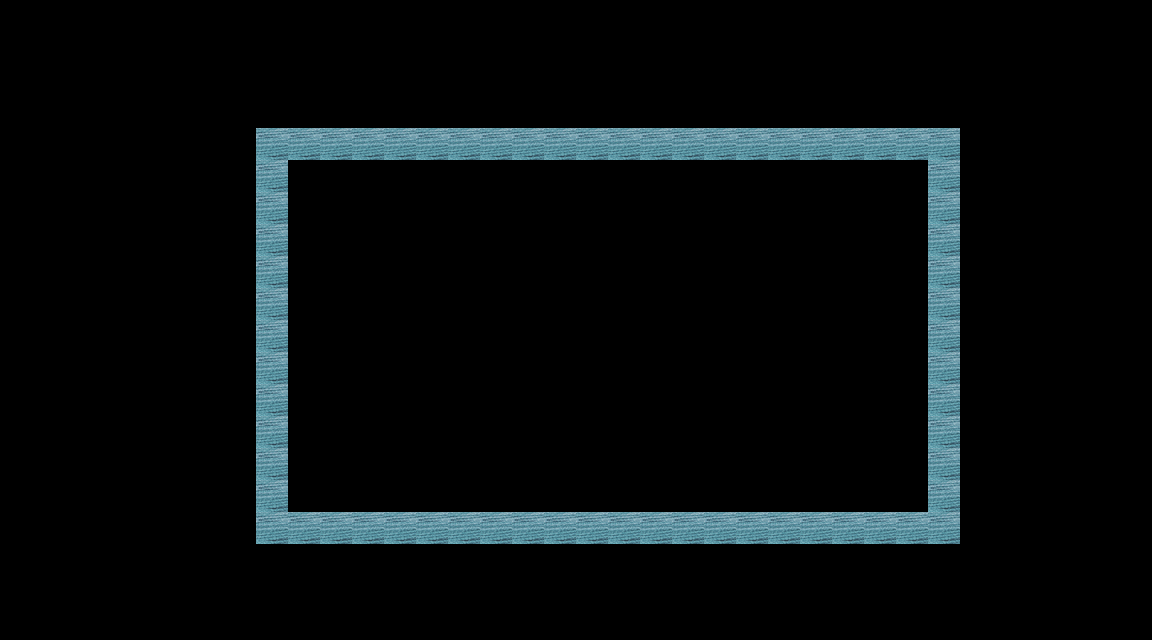

Rendered tile map (Tiled .tmx) drawn with the repository's tilesets; below, a short description and the full map source, tile grids included:
An orthogonal 36x20 tile map with 32x32 px tiles, 1 tile layer (Terrain) and 4 objects.

<map version="1.5" tiledversion="1.7.2" orientation="orthogonal" renderorder="left-down" width="36" height="20" tilewidth="32" tileheight="32" infinite="0" nextlayerid="3" nextobjectid="11">
 <tileset firstgid="1" source="L_home.tsx" />
 <layer id="1" name="Terrain" width="36" height="20">
  <data encoding="csv">
0,0,0,0,0,0,0,0,0,0,0,0,0,0,0,0,0,0,0,0,0,0,0,0,0,0,0,0,0,0,0,0,0,0,0,0,
0,0,0,0,0,0,0,0,0,0,0,0,0,0,0,0,0,0,0,0,0,0,0,0,0,0,0,0,0,0,0,0,0,0,0,0,
0,0,0,0,0,0,0,0,0,0,0,0,0,0,0,0,0,0,0,0,0,0,0,0,0,0,0,0,0,0,0,0,0,0,0,0,
0,0,0,0,0,0,0,0,0,0,0,0,0,0,0,0,0,0,0,0,0,0,0,0,0,0,0,0,0,0,0,0,0,0,0,0,
0,0,0,0,0,0,0,0,1,1,1,1,1,1,1,1,1,1,1,1,1,1,1,1,1,1,1,1,1,1,0,0,0,0,0,0,
0,0,0,0,0,0,0,0,1,0,0,0,0,0,0,0,0,0,0,0,0,0,0,0,0,0,0,0,0,1,0,0,0,0,0,0,
0,0,0,0,0,0,0,0,1,0,0,0,0,0,0,0,0,0,0,0,0,0,0,0,0,0,0,0,0,1,0,0,0,0,0,0,
0,0,0,0,0,0,0,0,1,0,0,0,0,0,0,0,0,0,0,0,0,0,0,0,0,0,0,0,0,1,0,0,0,0,0,0,
0,0,0,0,0,0,0,0,1,0,0,0,0,0,0,0,0,0,0,0,0,0,0,0,0,0,0,0,0,1,0,0,0,0,0,0,
0,0,0,0,0,0,0,0,1,0,0,0,0,0,0,0,0,0,0,0,0,0,0,0,0,0,0,0,0,1,0,0,0,0,0,0,
0,0,0,0,0,0,0,0,1,0,0,0,0,0,0,0,0,0,0,0,0,0,0,0,0,0,0,0,0,1,0,0,0,0,0,0,
0,0,0,0,0,0,0,0,1,0,0,0,0,0,0,0,0,0,0,0,0,0,0,0,0,0,0,0,0,1,0,0,0,0,0,0,
0,0,0,0,0,0,0,0,1,0,0,0,0,0,0,0,0,0,0,0,0,0,0,0,0,0,0,0,0,1,0,0,0,0,0,0,
0,0,0,0,0,0,0,0,1,0,0,0,0,0,0,0,0,0,0,0,0,0,0,0,0,0,0,0,0,1,0,0,0,0,0,0,
0,0,0,0,0,0,0,0,1,0,0,0,0,0,0,0,0,0,0,0,0,0,0,0,0,0,0,0,0,1,0,0,0,0,0,0,
0,0,0,0,0,0,0,0,1,0,0,0,0,0,0,0,0,0,0,0,0,0,0,0,0,0,0,0,0,1,0,0,0,0,0,0,
0,0,0,0,0,0,0,0,1,1,1,1,1,1,1,1,1,1,1,1,1,1,1,1,1,1,1,1,1,1,0,0,0,0,0,0,
0,0,0,0,0,0,0,0,0,0,0,0,0,0,0,0,0,0,0,0,0,0,0,0,0,0,0,0,0,0,0,0,0,0,0,0,
0,0,0,0,0,0,0,0,0,0,0,0,0,0,0,0,0,0,0,0,0,0,0,0,0,0,0,0,0,0,0,0,0,0,0,0,
0,0,0,0,0,0,0,0,0,0,0,0,0,0,0,0,0,0,0,0,0,0,0,0,0,0,0,0,0,0,0,0,0,0,0,0
</data>
 </layer>
 <objectgroup id="2" name="Collision">
  <object id="5" x="255.955" y="128" width="704.108" height="32" />
  <object id="6" x="928.006" y="160.125" width="31.9944" height="383.869" />
  <object id="7" x="256.063" y="161" width="31.8125" height="382.938" />
  <object id="9" x="288.063" y="512" width="639.93" height="31.9844" />
 </objectgroup>
</map>